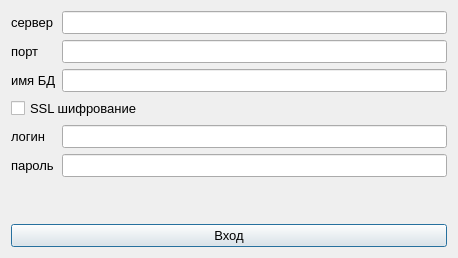
<?xml version="1.0" encoding="UTF-8"?>
<ui version="4.0">
 <class>Dialog</class>
 <widget class="QDialog" name="Dialog">
  <property name="geometry">
   <rect>
    <x>0</x>
    <y>0</y>
    <width>458</width>
    <height>258</height>
   </rect>
  </property>
  <property name="sizePolicy">
   <sizepolicy hsizetype="Preferred" vsizetype="Preferred">
    <horstretch>0</horstretch>
    <verstretch>0</verstretch>
   </sizepolicy>
  </property>
  <property name="font">
   <font>
    <pointsize>10</pointsize>
   </font>
  </property>
  <property name="windowTitle">
   <string>Подключение к БД</string>
  </property>
  <layout class="QVBoxLayout" name="verticalLayout">
   <item>
    <layout class="QFormLayout" name="formLayout">
     <item row="0" column="0">
      <widget class="QLabel" name="label_3">
       <property name="text">
        <string>сервер</string>
       </property>
      </widget>
     </item>
     <item row="0" column="1">
      <widget class="QLineEdit" name="hostEdit"/>
     </item>
     <item row="1" column="0">
      <widget class="QLabel" name="label_4">
       <property name="text">
        <string>порт</string>
       </property>
      </widget>
     </item>
     <item row="1" column="1">
      <widget class="QLineEdit" name="portEdit"/>
     </item>
     <item row="2" column="0">
      <widget class="QLabel" name="label_5">
       <property name="text">
        <string>имя БД</string>
       </property>
      </widget>
     </item>
     <item row="2" column="1">
      <widget class="QLineEdit" name="DBNameEdit"/>
     </item>
     <item row="4" column="0">
      <widget class="QLabel" name="label">
       <property name="text">
        <string>логин</string>
       </property>
      </widget>
     </item>
     <item row="4" column="1">
      <widget class="QLineEdit" name="loginEdit">
       <property name="focusPolicy">
        <enum>Qt::StrongFocus</enum>
       </property>
      </widget>
     </item>
     <item row="5" column="0">
      <widget class="QLabel" name="label_2">
       <property name="text">
        <string>пароль</string>
       </property>
      </widget>
     </item>
     <item row="5" column="1">
      <widget class="QLineEdit" name="passEdit">
       <property name="echoMode">
        <enum>QLineEdit::Password</enum>
       </property>
      </widget>
     </item>
     <item row="3" column="0" colspan="2">
      <widget class="QCheckBox" name="sslCheckBox">
       <property name="text">
        <string>SSL шифрование</string>
       </property>
      </widget>
     </item>
    </layout>
   </item>
   <item>
    <widget class="QPushButton" name="pushButton">
     <property name="text">
      <string>Вход</string>
     </property>
    </widget>
   </item>
  </layout>
 </widget>
 <tabstops>
  <tabstop>loginEdit</tabstop>
  <tabstop>passEdit</tabstop>
  <tabstop>pushButton</tabstop>
  <tabstop>hostEdit</tabstop>
  <tabstop>portEdit</tabstop>
  <tabstop>DBNameEdit</tabstop>
  <tabstop>sslCheckBox</tabstop>
 </tabstops>
 <resources/>
 <connections/>
</ui>
